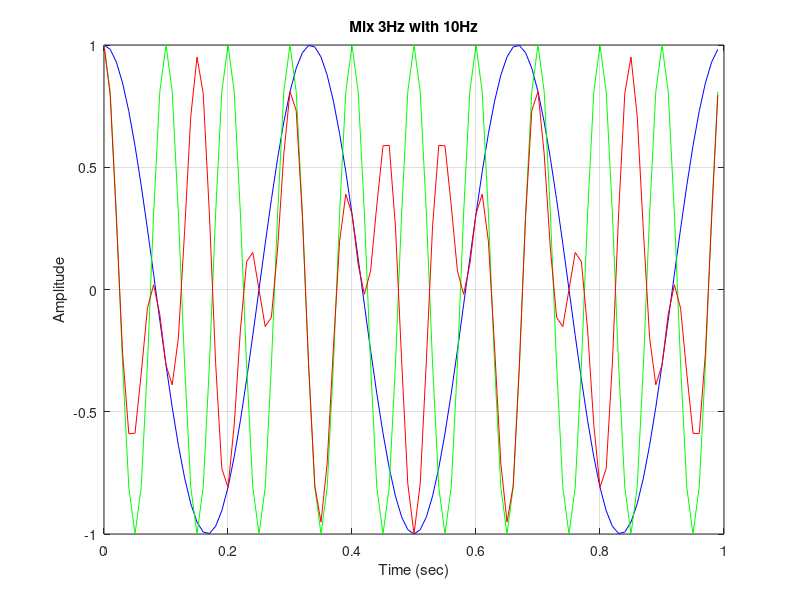
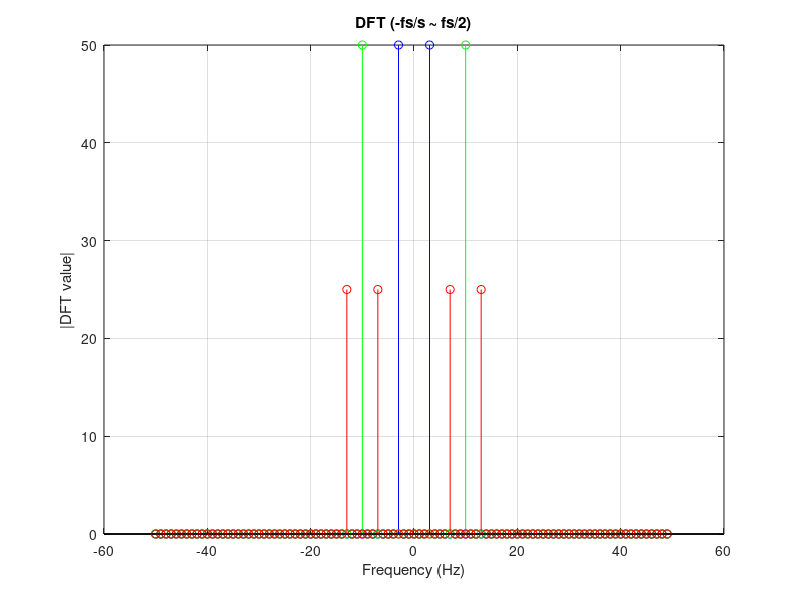

Source code (MATLAB) for these figures, in order:
close all;
clear;
clc;

% 100 samples (1 sec)
fs = 100;
dt = 1/fs;
N  = fs;
t  = 0:dt:(N-1)*dt;

% mix fA with fB
fA = 3;  % 3Hz
fB = 10; % 10Hz
waveA = cos(2*pi*fA*t);
waveB = cos(2*pi*fB*t);
waveC = waveA .* waveB;

% time domain
figure;
plot(t, waveA, 'b');
hold on;
plot(t, waveB, 'g');
hold on;
plot(t, waveC, 'r');
grid on;
title(['Mix ',num2str(fA),'Hz with ',num2str(fB),'Hz']);
xlabel('Time (sec)');
ylabel('Amplitude');


dftA = fft(waveA);
dftB = fft(waveB);
dftC = fft(waveC);
dftA_shift = fftshift(dftA);
dftB_shift = fftshift(dftB);
dftC_shift = fftshift(dftC);

% frequency domain (-fs/2 ~ fs/2)
f = fs*[-N/2:N/2-1]/N;
figure;
stem(f, abs(dftA_shift), 'b');
hold on;
stem(f, abs(dftB_shift), 'g');
hold on;
stem(f, abs(dftC_shift), 'r');
grid on;
title('DFT (-fs/s ~ fs/2)');
xlabel('Frequency (Hz)');
ylabel('|DFT value|');
